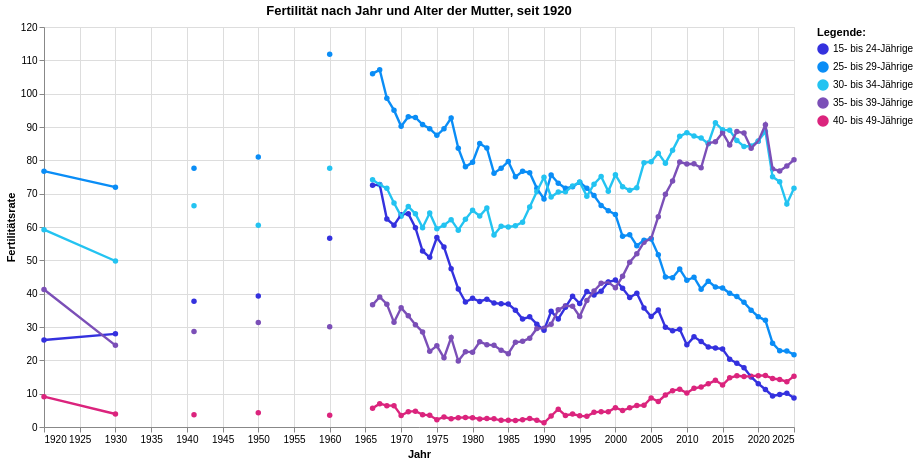

Notebook cell for this chart:
### Code cell
grafik7 = mypy_dv.plot_altair_multiline_highlight(
    data = myAgg3.reset_index()
    ,x = 'StichtagDatJahr:T'
    ,y = 'mean_Fertilitaetsrate_noDM:Q'
    ,x_beschriftung = 'Jahr'
    , y_beschriftung = 'Fertilitätsrate'
    ,category = "AlterVMutterSpez1Lang_noDM:N"
    ,category_beschriftung= 'Legende:'
    ,warning_status = "ignore" #always or ignore
    ,custom_palette=zuericolors_qual12
    ,myTitle="Fertilität nach Jahr und Alter der Mutter, seit "+data_min_date
)
grafik7

### Figure 1 — Vega-Lite specification as saved in the notebook (floating-point values rounded to 4 significant figures; data arrays with more than 128 entries replaced by an {"elided": "..."} marker saying what was removed)
{"config": {"view": {"continuousWidth": 300, "continuousHeight": 300}}, "layer": [{"mark": {"type": "circle"}, "encoding": {"color": {"field": "AlterVMutterSpez1Lang_noDM", "legend": {"orient": "right", "title": "Legende:"}, "scale": {"range": ["#3431DE", "#0A8DF6", "#23C3F1", "#7B4FB7", "#DB247D", "#FB737E", "#007C78", "#1F9E31", "#99C32E", "#9A5B01", "#FF720C", "#FBB900"]}, "type": "nominal"}, "opacity": {"value": 1.3}, "tooltip": [{"field": "StichtagDatJahr", "type": "temporal"}, {"field": "AlterVMutterSpez1Lang_noDM", "type": "nominal"}, {"field": "mean_Fertilitaetsrate_noDM", "type": "quantitative"}], "x": {"axis": {"title": "Jahr"}, "field": "StichtagDatJahr", "type": "temporal"}, "y": {"axis": {"title": "Fertilitätsrate"}, "field": "mean_Fertilitaetsrate_noDM", "type": "quantitative"}}, "name": "view_30", "title": "Fertilität nach Jahr und Alter der Mutter, seit 1920"}, {"mark": {"type": "line"}, "encoding": {"color": {"field": "AlterVMutterSpez1Lang_noDM", "legend": {"orient": "right", "title": "Legende:"}, "scale": {"range": ["#3431DE", "#0A8DF6", "#23C3F1", "#7B4FB7", "#DB247D", "#FB737E", "#007C78", "#1F9E31", "#99C32E", "#9A5B01", "#FF720C", "#FBB900"]}, "type": "nominal"}, "strokeWidth": {"condition": {"test": {"not": {"param": "param_30"}}, "value": 1.2}, "value": 2.4}, "tooltip": [{"field": "StichtagDatJahr", "type": "temporal"}, {"field": "AlterVMutterSpez1Lang_noDM", "type": "nominal"}, {"field": "mean_Fertilitaetsrate_noDM", "type": "quantitative"}], "x": {"axis": {"title": "Jahr"}, "field": "StichtagDatJahr", "type": "temporal"}, "y": {"axis": {"title": "Fertilitätsrate"}, "field": "mean_Fertilitaetsrate_noDM", "type": "quantitative"}}, "title": "Fertilität nach Jahr und Alter der Mutter, seit 1920"}], "data": {"name": "data-b371e45884bc867eddbd4a3655ee5604"}, "height": 400, "params": [{"name": "param_30", "select": {"type": "point", "fields": ["AlterVMutterSpez1Lang_noDM:N"], "nearest": true, "on": "pointerover"}, "views": ["view_30"]}], "width": 750, "$schema": "https://vega.github.io/schema/vega-lite/v5.8.0.json", "datasets": {"data-b371e45884bc867eddbd4a3655ee5604": {"elided": "470 records"}}}
